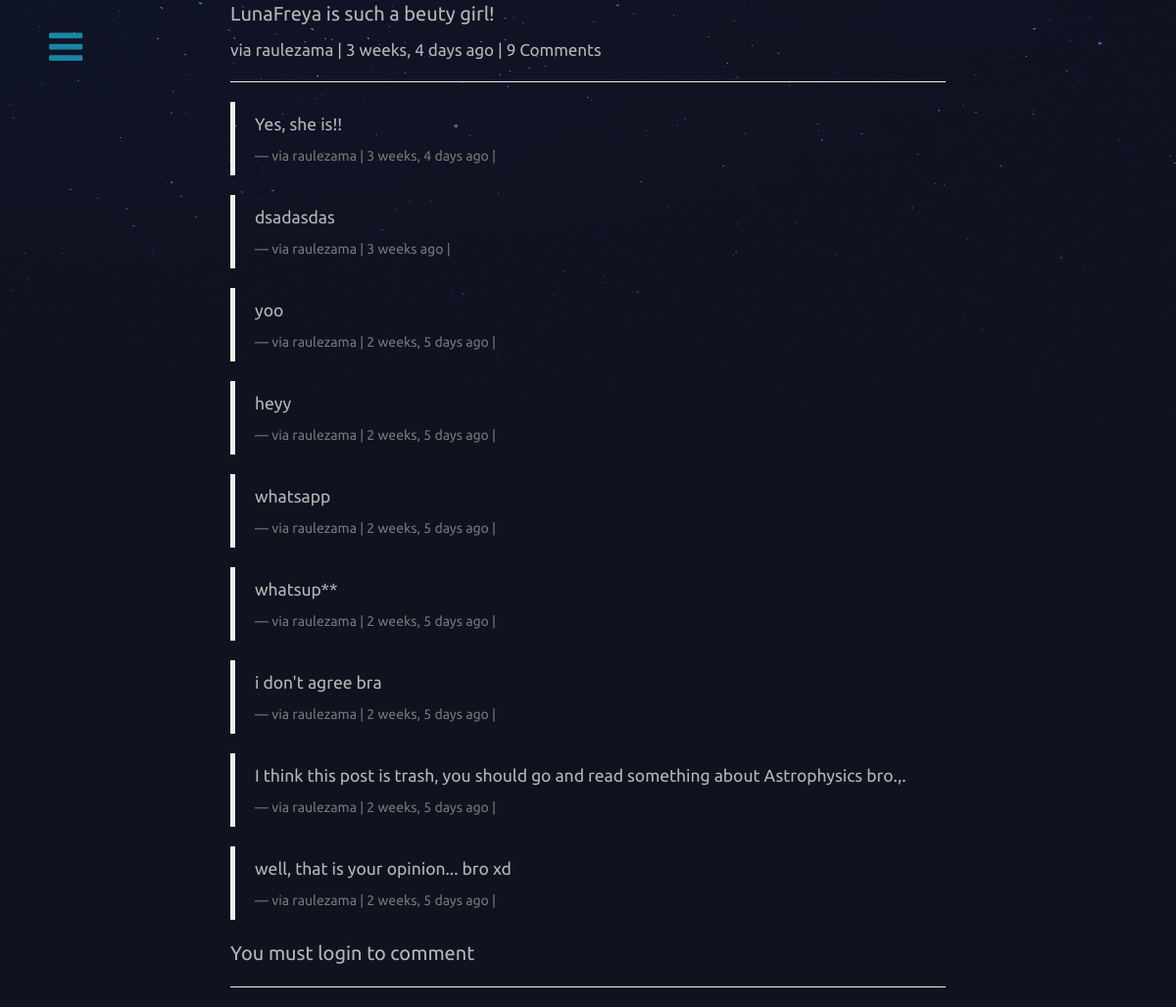
The app's page /comments/1/ with its own data.
### comments/models.py (models this page shows, shortened)
class Comment(models.Model):
    user = models.ForeignKey(settings.AUTH_USER_MODEL, default=1)
    content_type = models.ForeignKey(ContentType, on_delete=models.CASCADE)
    object_id = models.PositiveIntegerField()
    content_object = GenericForeignKey('content_type', 'object_id') #In this case is gonna be a postObject
    parent = models.ForeignKey("self", null=True, blank=True)
    content = models.TextField()
    timestamp = models.DateTimeField(auto_now_add=True)
    objects = CommentManager()
    class Meta:
        ordering = ['timestamp']
    def children(self): #replies
        return Comment.objects.filter(parent=self)
    @property
    def is_parent(self):
        if self.parent is not None:
            return False
        return True

### comments/views.py (the view, shortened to what this page needs)
# urls.py: url(r'^(?P<id>\d+)/$', views.comment_thread, name= 'thread'),
def comment_thread(request, id):
    try:
        obj = Comment.objects.get(id = id)
    except:
        raise Http404
    if not obj.is_parent:
        obj = obj.parent
    content_object = obj.content_object #post of the comment
    content_id= obj.content_object.id
    initial_data = {
            "content_type": obj.content_type,
            "object_id": obj.object_id
    }
    form = CommentForm(request.POST or None, initial= initial_data)
    context = {
        "comment":obj,
        "form":form,
    }
    return render(request, "comment_thread.html", context)

### templates/comment_thread.html (shortened to what this page needs)
{% extends "base.html" %}
{% load urlify %}
{% load crispy_forms_tags %}
{% block content %}
<div class="col-lg-8 col-lg-offset-2 col-md-12 col-sm-12 col-xs-12">
      <p class="mb-0">{{ comment.content }}</p>
      <small><footer class="blockquote-footer">via {{ comment.user }} | {{ comment.timestamp|timesince }} ago | {% if comment.children.count > 0 %}{{ comment.children.count }} Comment{% if comment.children.count > 1 %}s{% endif %} {% endif %} {% if request.user == comment.user %}<a href="{{ comment.get_delete_url }}">Delete</a> {% endif %}</footer>
      </small>
      <hr/>
<div>
      {% for child_comment in comment.children %}
      <blockquote class="blockquote">
            <p class="mb-0">{{ child_comment.content }}</p>
            <footer class="blockquote-footer">via {{ child_comment.user }} | {{ child_comment.timestamp|timesince }} ago | </footer>
      </blockquote>
        {% endfor %}
        {% if request.user.is_authenticated %}
          <form action="." method="POST">{% csrf_token %}
              {{ form|crispy }}
              <input type="hidden" name="parent_id" value="{{ comment.id }}">
              <input type="submit" value="Reply" class="btn btn-default">
          </form>
          {% else %}
            <p>You must login to comment </p>
            {% endif %}
</div>
<hr/>
</div>
{% endblock content %}

### static/css/base.css (style rules this page uses)
body { background-color: #0f121f; background-image: url(/static/stars.png); background-attachment: fixed; background-repeat: no-repeat; background-size: 100%; text-align: justify; color: #b6b6b6; font-size: 2em; overflow-x: hidden; margin:0; padding:0; }
body * { font-family: Ubuntu; }

### records on screen
Comment: content "LunaFreya is such a beuty girl!", user "raulezama", timestamp "3 weeks, 4 days", children.count "9"
Comment: content "Yes, she is!!", user "raulezama", timestamp "3 weeks, 4 days"
Comment: content "dsadasdas", user "raulezama", timestamp "3 weeks"
Comment: content "yoo", user "raulezama", timestamp "2 weeks, 5 days"
Comment: content "heyy", user "raulezama", timestamp "2 weeks, 5 days"
Comment: content "whatsapp", user "raulezama", timestamp "2 weeks, 5 days"
Comment: content "whatsup**", user "raulezama", timestamp "2 weeks, 5 days"
Comment: content "i don't agree bra", user "raulezama", timestamp "2 weeks, 5 days"
Comment: content "I think this post is trash, you should go and read something about Astrophysics bro.,.", user "raulezama", timestamp "2 weeks, 5 days"
Comment: content "well, that is your opinion... bro xd", user "raulezama", timestamp "2 weeks, 5 days"
